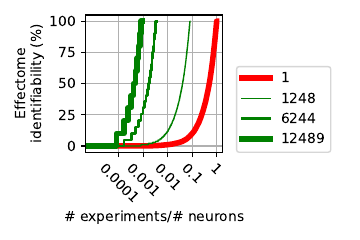

This chart was generated by the following Python code:

#%%
import numpy as np
import pandas as pd
import matplotlib.pyplot as plt
from scipy.sparse import csr_matrix
from scipy.sparse.linalg import eigs
from tqdm import tqdm
import xarray as xr
import os
import scipy as sp

top_dir = '../../../data/'
C_orig = sp.sparse.load_npz(top_dir + 'connectome_sgn_cnt.npz')
C_cnt = np.abs(C_orig)
n = C_orig.shape[0]

def id_perc_steps(n_neurons, n_targets, n_sources, perturbation_rank, cnt):
    n_exp_per_step = (n_sources*n_neurons)/(perturbation_rank * n_targets)
    step_size = n_sources
    tot_count = cnt.sum()
    y = [0,] + list(np.cumsum(cnt)[::step_size]/tot_count)
    x = [0,] + list(np.arange(n_exp_per_step,   
                                n_exp_per_step*(n_neurons/n_sources + 1), 
                                n_exp_per_step))
    x,y = np.array(x), np.array(y)

    return x, y
s = 0.8
plt.figure(figsize=(4.5*s, 3*s), dpi=400)
N_out = np.array(C_cnt.sum(0)).squeeze()
#single neuron source, whole brain target

laser_dim = {'1':1, '2':2, 'source':3}
n_percs = [int(n*0.01),int(n*0.05), int(n*0.1)]
perc_widths = {int(n*0.01):1,int(n*0.05):2, int(n*0.1):4}

x, y = id_perc_steps(n, n_targets=n, n_sources=1, perturbation_rank=1, cnt=N_out)
plt.step(x/n, y, color='red', lw=4, label='1')

color = 'green'
for n_perc in n_percs:
    n_s = n_t = n_l = n_perc
    x, y = id_perc_steps(n, n_targets=n_t, n_sources=n_s, perturbation_rank=n_l, cnt=N_out)
    plt.step(x/n, y, label=n_perc, color=color, lw=perc_widths[n_perc])


plt.semilogx()
#plt.xlim(-0.1,1.1)
#change ytick labels to be percentages
plt.yticks([0,0.25,0.5,0.75,1])
plt.gca().set_yticklabels(['0', '25', '50', '75', '100'])
plt.xticks([0.0001, 0.001, 0.01, 0.1, 1])
plt.gca().set_xticklabels(['0.0001', '0.001', '0.01', '0.1', '1'], rotation=-45)
#plt.legend()
plt.grid()
plt.xlabel('# experiments/# neurons')
plt.ylabel('Effectome\nidentifiability (%)')
plt.legend(loc=(1.1,0))
plt.tight_layout()
plt.savefig('fig3_id_perc.pdf')

# %%
